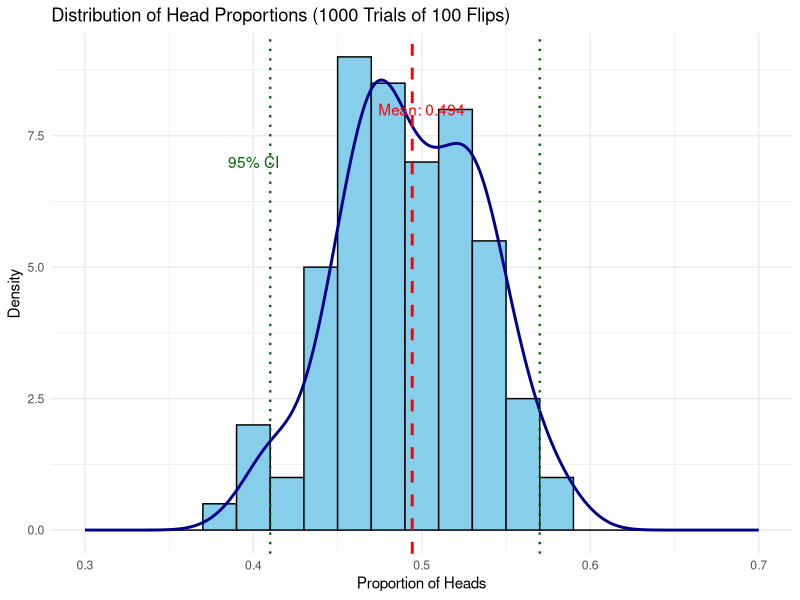
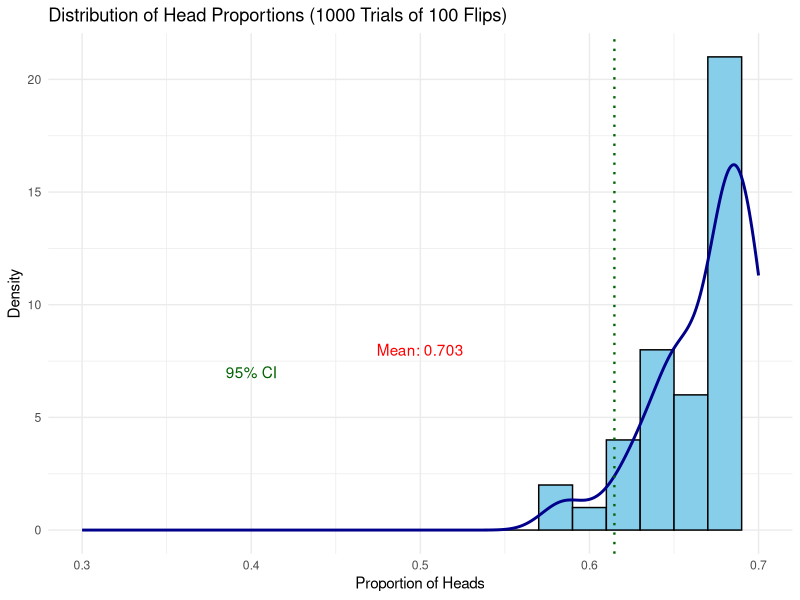

Write R code to recreate these figures, in order.
library(ggplot2)

set.seed(123)

simulate_coin_flips <- function(n_trials, n_flips, prob_heads = 0.5) {
  p = prob_heads
  # Simulate 1000 trials of 100 fair coin flips
  fair_sims <- replicate(
    n = n_flips,
    expr = sample(c("H", "T"), 100, replace = TRUE, prob = c(p, 1-p))
  )

  # Calculate proportion of heads in each trial
  fair_props <- colMeans(fair_sims == "H")

  # Create data frame for ggplot
  results_df <- data.frame(proportion = fair_props)

  # Create plot
  ggplot(results_df, aes(x = proportion)) +
    geom_histogram(aes(y = after_stat(density)),
                  binwidth = 0.02,
                  fill = "skyblue",
                  color = "black") +
    geom_density(alpha = 0.2, linewidth = 1, color = "darkblue") +
    geom_vline(xintercept = mean(fair_props), 
              color = "red", 
              linewidth = 1, 
              linetype = "dashed") +
    geom_vline(xintercept = quantile(fair_props, c(0.025, 0.975)),
              color = "darkgreen",
              linewidth = 0.8,
              linetype = "dotted") +
    labs(title = "Distribution of Head Proportions (1000 Trials of 100 Flips)",
        x = "Proportion of Heads",
        y = "Density") +
    theme_minimal() +
    scale_x_continuous(limits = c(0.3, 0.7)) +
    annotate("text", x = 0.5, y = 8, 
            label = paste("Mean:", round(mean(fair_props), 3)),
            color = "red") +
    annotate("text", x = 0.4, y = 7, 
            label = "95% CI", 
            color = "darkgreen")
}

simulate_coin_flips(n_trials = 1000, n_flips = 100, prob_heads = 0.5)
simulate_coin_flips(n_trials = 1000, n_flips = 100, prob_heads = 0.7)
